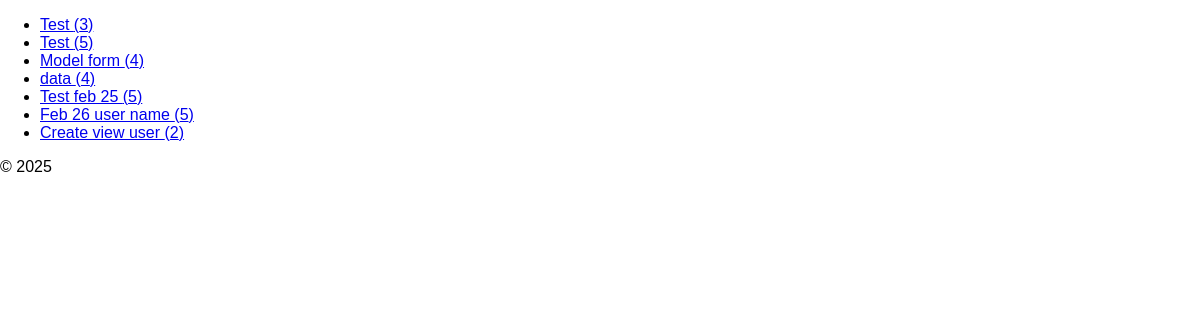
/reviews/list, run on the app's committed database.
### reviews/models.py (models this page shows, shortened)
class Review(models.Model):
  user_name = models.CharField(max_length=100)
  review = models.TextField()
  rating = models.IntegerField()
  date = models.DateTimeField(auto_now_add=True)

### reviews/views.py (the view)
# urls.py: path('list', views.ReviewListView.as_view()),
class ReviewListView(ListView):
  template_name = "reviews/reviews.html"
  model = Review
  context_object_name = 'reviews'

### reviews/templates/reviews/reviews.html (shortened to what this page needs)
{% extends 'reviews/base.html' %}
{% block content %}
 <ul>
   {% for review in reviews %}
     <li> <a href="{% url 'review-detail' review.id %}">{{ review.user_name }} ({{review.rating }})</a></li>
   {% endfor %}
 </ul>
{% endblock %}

### reviews/static/reviews/styles.css (style rules this page uses)
body { font-family: sans-serif; margin: 0; }

### data on the page
Review: user_name "Test", rating "3"
Review: user_name "Test", rating "5"
Review: user_name "Model form", rating "4"
Review: user_name "data", rating "4"
Review: user_name "Test feb 25", rating "5"
Review: user_name "Feb 26 user name", rating "5"
Review: user_name "Create view user", rating "2"
